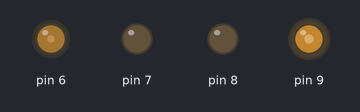
A sketch run on a simulated Arduino Uno, built with avr-gcc and run on an emulated ATmega328P. Parts: output pins drawn as LEDs (lit = HIGH).

Above: at 0.05 s.
At 100.5 s:
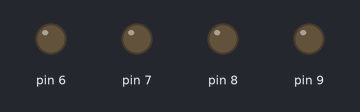
Timing chart, 0 to 130.0 s (numbered marks = the images above):
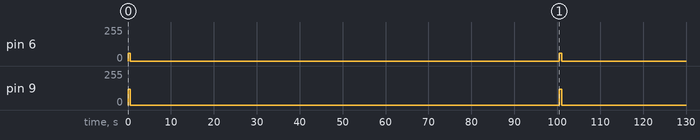

The sketch:

2_moteurs_tournant.ino
```cpp
void setup(){
    //Pins
pinMode(9, OUTPUT);
pinMode(8, OUTPUT);
pinMode(7, OUTPUT);
pinMode(6, OUTPUT);
}
void loop(){

int speed1 = 120;
int speed2 = 60;

analogWrite(9, speed1);
analogWrite(6, speed2);
delay(500);
analogWrite(9, 0);
analogWrite(6, 0);
delay(100000);


}
```

Measured:
- by itself, pin 6: alternates 60/255 for 0.50 s and 0/255 for 100 s
- by itself, pin 9: alternates 120/255 for 0.50 s and 0/255 for 100 s
